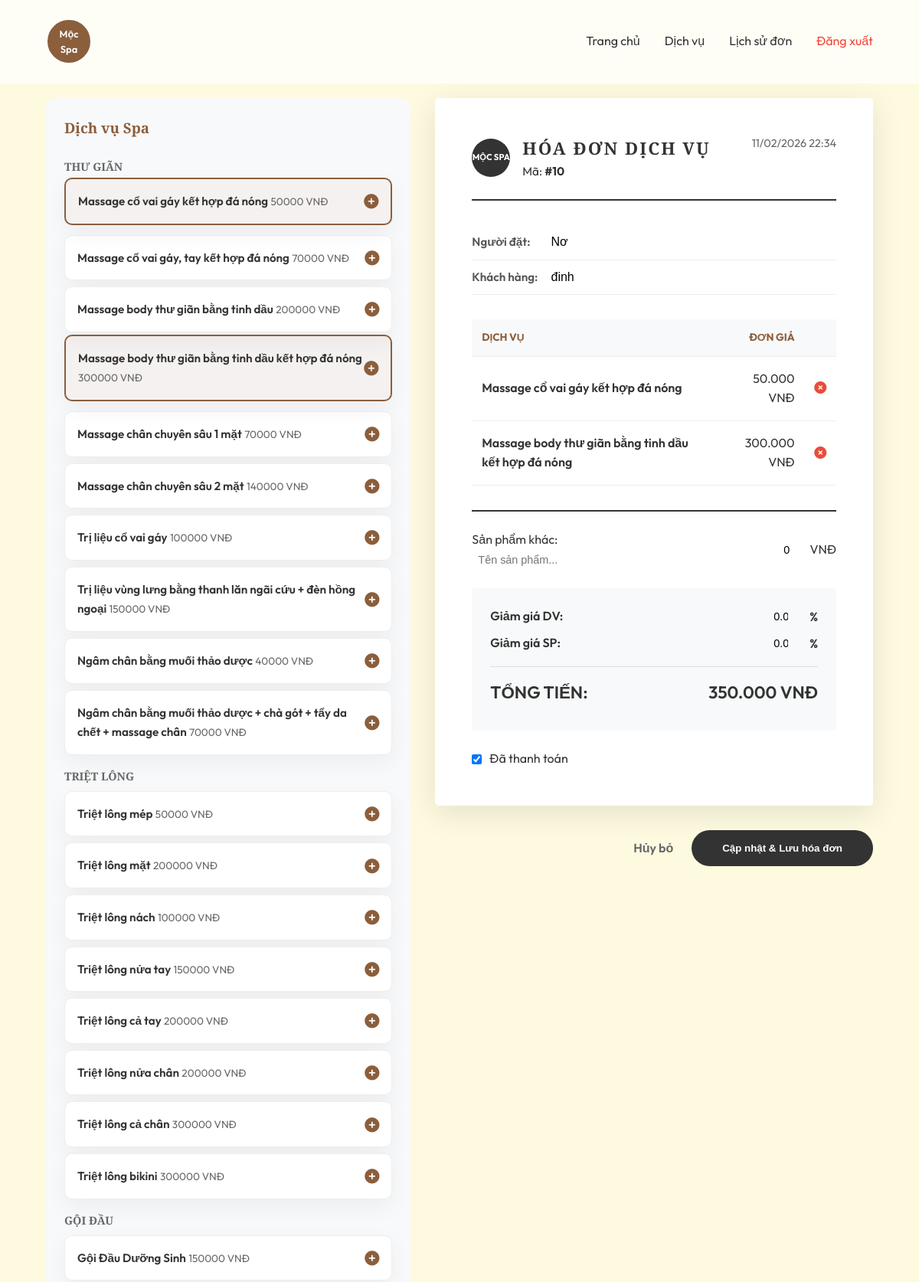
The app's page /manage/history/edit/10/ (signed in, upper part) with its own data.
### spa_app/models.py (models this page shows, shortened)
class Category(models.Model):
    name = models.CharField(max_length=100, verbose_name="Tên nhóm dịch vụ")

class Service(models.Model):
    category = models.ForeignKey(Category, related_name='services', on_delete=models.CASCADE, verbose_name="Nhóm dịch vụ")
    name = models.CharField(max_length=200, verbose_name="Tên dịch vụ")
    description = models.TextField(verbose_name="Mô tả ngắn")
    price = models.DecimalField(max_digits=10, decimal_places=0, verbose_name="Giá tiền (VNĐ)")
    image = models.ImageField(upload_to='services/', verbose_name="Hình ảnh minh họa", null=True, blank=True)
    duration = models.IntegerField(default=60, verbose_name="Thời lượng (phút)")

class Booking(models.Model):
    PAYMENT_METHODS = [
        ('none', 'Chưa thanh toán'),
        ('cash', 'Tiền mặt'),
        ('transfer', 'Chuyển khoản'),
    ]
    customer_name = models.CharField(max_length=200, verbose_name="Tên khách hàng")
    booker_name = models.CharField(max_length=200, verbose_name="Người đặt lịch")
    services = models.ManyToManyField(Service, verbose_name="Dịch vụ")
    total_price = models.DecimalField(max_digits=12, decimal_places=0, verbose_name="Tổng tiền")
    discount_percent = models.FloatField(default=0, verbose_name="Giảm giá (%)")
    payment_method = models.CharField(max_length=20, choices=PAYMENT_METHODS, default='none', verbose_name="PT Thanh toán")
    is_paid = models.BooleanField(default=False, verbose_name="Đã thanh toán")
    product_name = models.CharField(max_length=200, null=True, blank=True, verbose_name="Sản phẩm/Mỹ phẩm")
    product_price = models.DecimalField(max_digits=12, decimal_places=0, default=0, verbose_name="Giá sản phẩm")
    product_discount_percent = models.FloatField(default=0, verbose_name="Giảm giá sản phẩm (%)")
    created_at = models.DateTimeField(auto_now_add=True, verbose_name="Thời gian đặt")
    updated_at = models.DateTimeField(null=True, blank=True, verbose_name="Thời gian sửa")
    class Meta:
        verbose_name = "Đơn đặt lịch"
        verbose_name_plural = "Danh sách đơn đặt lịch"
        ordering = ['-created_at']

### spa_app/views.py (the view, shortened to what this page needs)
# urls.py: path('manage/history/edit/<int:pk>/', views.edit_booking, name='edit_booking'),
@login_required
def edit_booking(request, pk):
    booking = get_object_or_404(Booking, pk=pk)
    all_services = Service.objects.all().order_by('category__name', 'name')
    categories = Category.objects.all().prefetch_related('services')
    selected_service_ids = list(booking.services.values_list('id', flat=True))
    return render(request, 'spa_app/booking_edit_form.html', {
        'booking': booking,
        'all_services': all_services,
        'categories': categories,
        'selected_service_ids': selected_service_ids
    })

### spa_app/templates/spa_app/booking_edit_form.html (shortened to what this page needs)
{% extends 'spa_app/manage.html' %}
{% load l10n %}
{% block management_content %}
<div class="invoice-editor-wrapper">
    <div class="catalog-section">
        <h3>Dịch vụ Spa</h3>
        <div class="category-list">
            {% for category in categories %}
            <div class="category-group">
                <h4>{{ category.name }}</h4>
                <div class="service-grid">
                    {% for service in category.services.all %}
                    <div class="service-card" data-id="{{ service.id }}"
                        onclick="addService(this, '{{ service.id }}', '{{ service.name|escapejs }}', '{{ service.price|unlocalize }}')">
                        <div class="service-info">
                            <span class="service-name">{{ service.name }}</span>
                            <span class="service-price">{{ service.price|floatformat:0 }} VNĐ</span>
                        </div>
                        <i class="fas fa-plus-circle"></i>
                    </div>
                    {% endfor %}
                </div>
            </div>
            {% endfor %}
        </div>
    </div>
    <div class="invoice-section">
        <form id="editBookingForm" method="POST">
            <div class="invoice-paper" id="invoicePaper">
                <div class="invoice-header">
                    <div class="spa-brand">
                        <div class="brand-circle">Mộc Spa</div>
                        <div>
                            <h2>HÓA ĐƠN DỊCH VỤ</h2>
                            <p>Mã: <strong>#{{ booking.id }}</strong></p>
                        </div>
                    </div>
                    <div class="invoice-date">
                        {{ booking.created_at|date:"d/m/Y H:i" }}
                    </div>
                </div>
                <div class="invoice-details">
                    <div class="detail-row">
                        <label>Người đặt:</label>
                        <input type="text" name="booker_name" value="{{ booking.booker_name }}" class="editable-input"
                            required>
                    </div>
                    <div class="detail-row">
                        <label>Khách hàng:</label>
                        <input type="text" name="customer_name" value="{{ booking.customer_name }}"
                            class="editable-input" required>
                    </div>
                </div>
                <table class="invoice-table">
                    <thead>
                        <tr>
                            <th>Dịch vụ</th>
                            <th style="text-align: right;">Đơn giá</th>
                            <th></th>
                        </tr>
                    </thead>
                    <tbody id="invoiceItems">
                    </tbody>
                </table>
                <div class="invoice-footer">
                    <div class="footer-row">
                        <div class="product-info">
                            <label>Sản phẩm khác:</label>
                            <input type="text" name="product_name" id="product_name"
                                value="{{ booking.product_name|default:'' }}" placeholder="Tên sản phẩm..."
                                class="editable-input mini">
                        </div>
                        <div class="product-price">
                            <input type="number" name="product_price" id="product_price"
                                value="{{ booking.product_price|unlocalize }}" class="editable-input mini"
                                style="text-align: right; width: 120px;" oninput="recalculate()">
                            <span>VNĐ</span>
                        </div>
                    </div>
                    <div class="summary-box">
                        <div class="summary-row">
                            <span>Giảm giá DV:</span>
                            <div style="display: flex; align-items: center; gap: 5px;">
                                <input type="number" name="discount_percent" id="discount_percent"
                                    value="{{ booking.discount_percent|unlocalize }}" class="editable-input mini"
                                    style="width: 50px; text-align: right;" oninput="recalculate()">
                                <span>%</span>
                            </div>
                        </div>
                        <div class="summary-row">
                            <span>Giảm giá SP:</span>
                            <div style="display: flex; align-items: center; gap: 5px;">
                                <input type="number" name="product_discount_percent" id="product_discount_percent"
                                    value="{{ booking.product_discount_percent|unlocalize }}"
                                    class="editable-input mini" style="width: 50px; text-align: right;"
                                    oninput="recalculate()">
                                <span>%</span>
                            </div>
                        </div>
                        <div class="summary-row total">
                            <span>TỔNG TIẾN:</span>
                            <span id="displayTotal">0 VNĐ</span>
                        </div>
                    </div>
                    <div class="payment-status">
                        <div style="display: flex; align-items: center; gap: 10px;">
                            <input type="checkbox" id="is_paid" name="is_paid" {{ booking.is_paid|yesno:"checked," }}
                                onchange="recalculate()">
                            <label for="is_paid">Đã thanh toán</label>
                        </div>
                    </div>
                </div>
            </div>
            <div class="action-footer">
                <a href="{% url 'booking_history' %}" class="btn-cancel">Hủy bỏ</a>
                <button type="submit" class="btn-save-invoice">Cập nhật & Lưu hóa đơn</button>
            </div>
        </form>
    </div>
</div>
{% endblock %}

### spa_app/static/spa_app/css/styles.css (style rules this page uses)
:root { --primary-color: #8b5e3c; --accent-color: #d4a373; --bg-color: #fefae0; --text-color: #333; --glass-bg: rgba(255, 255, 255, 0.7); --glass-border: rgba(255, 255, 255, 0.3); }
* { margin: 0; padding: 0; box-sizing: border-box; }
body { font-family: 'Outfit', sans-serif; background-color: var(--bg-color); color: var(--text-color); line-height: 1.6; scroll-behavior: smooth; }
h1, h2, h3, h4 { font-family: 'Playfair Display', serif; }
.service-card { background: white; border-radius: 20px; overflow: hidden; box-shadow: 0 10px 30px rgba(0, 0, 0, 0.05); transition: transform 0.3s, box-shadow 0.3s; cursor: pointer; }
.service-card.selected { border: 2px solid var(--primary-color); background: rgba(186, 92, 66, 0.05); transform: translateY(-5px); }
.total { font-size: 1.3rem; margin-top: 1rem; color: var(--primary-color); }
.invoice-header, .invoice-details { margin-bottom: 1.5rem; font-size: 0.95rem; }
.invoice-table { width: 100%; border-collapse: collapse; margin-bottom: 2rem; }
.invoice-table th, .invoice-table td { text-align: left; padding: 0.8rem 0; border-bottom: 1px solid #eee; }

### spa_app/templates/spa_app/manage.html (style rules this page uses)
table { width: 100%; border-collapse: collapse; margin-top: 2rem; }
th, td { text-align: left; padding: 1rem; border-bottom: 1px solid #eee; }
th { color: var(--primary-color); }

### spa_app/templates/spa_app/booking_edit_form.html (style rules this page uses)
.invoice-editor-wrapper { display: grid; grid-template-columns: 1fr 1.2fr; gap: 2rem; align-items: start; }
.catalog-section { background: #f8f9fa; padding: 1.5rem; border-radius: 15px; max-height: 85vh; overflow-y: auto; }
.catalog-section h3 { margin-bottom: 1.5rem; color: var(--primary-color); }
.category-group h4 { margin: 1rem 0 0.5rem; color: #666; font-size: 0.9rem; text-transform: uppercase; }
.service-grid { display: flex; flex-direction: column; gap: 0.5rem; }
.service-card { background: white; padding: 1rem; border-radius: 10px; display: flex; justify-content: space-between; align-items: center; cursor: pointer; transition: 0.2s; border: 1px solid #eee; }
.service-name { font-weight: 600; font-size: 0.95rem; }
.service-price { color: #666; font-size: 0.85rem; }
.service-card i { color: var(--primary-color); font-size: 1.2rem; }
.invoice-paper { background: white; padding: 3rem; border-radius: 5px; box-shadow: 0 10px 40px rgba(0, 0, 0, 0.1); min-height: 600px; position: relative; }
.invoice-header { display: flex; justify-content: space-between; border-bottom: 2px solid #333; padding-bottom: 1.5rem; margin-bottom: 2rem; }
.spa-brand { display: flex; align-items: center; gap: 1rem; }
.brand-circle { background: #333; color: white; width: 50px; height: 50px; border-radius: 50%; display: flex; align-items: center; justify-content: center; font-size: 0.7rem; font-weight: 700; text-transform: uppercase; }
.spa-brand h2 { margin: 0; font-size: 1.4rem; letter-spacing: 2px; }
.invoice-date { color: #666; font-size: 0.9rem; text-align: right; }
.invoice-details { margin-bottom: 2rem; }
.detail-row { display: flex; border-bottom: 1px solid #eee; padding: 0.5rem 0; align-items: center; }
.detail-row label { width: 120px; font-weight: 600; color: #555; }
.editable-input { border: none; background: transparent; padding: 0.3rem 0.5rem; font-size: 1rem; width: 100%; border-bottom: 1px dashed transparent; }
.editable-input.mini { font-size: 0.9rem; }
.invoice-table { width: 100%; border-collapse: collapse; margin-bottom: 2rem; }
.invoice-table th { text-align: left; padding: 0.8rem; background: #f8f9fa; font-size: 0.85rem; text-transform: uppercase; }
.invoice-footer { border-top: 2px solid #333; padding-top: 1.5rem; }
.footer-row { display: flex; justify-content: space-between; margin-bottom: 1rem; align-items: center; }
.summary-box { background: #f8f9fa; padding: 1.5rem; border-radius: 5px; margin: 1.5rem 0; }
.summary-row { display: flex; justify-content: space-between; margin-bottom: 0.5rem; font-weight: 600; }
.summary-row.total { font-size: 1.4rem; color: #333; margin-top: 1rem; border-top: 1px solid #ddd; padding-top: 1rem; }
.payment-status { text-align: center; }
.action-footer { margin-top: 2rem; display: flex; justify-content: flex-end; gap: 1.5rem; }
.btn-save-invoice { background: #333; color: white; border: none; padding: 1rem 2.5rem; border-radius: 50px; font-weight: 700; cursor: pointer; transition: 0.3s; }
.btn-cancel { color: #666; text-decoration: none; align-self: center; font-weight: 600; }

### records on screen
Category: name "THƯ GIÃN"
Service: name "Massage cổ vai gáy kết hợp đá nóng", price "50000"
Service: name "Massage cổ vai gáy, tay kết hợp đá nóng", price "70000"
Service: name "Massage body thư giãn bằng tinh dầu", price "200000"
Service: name "Massage body thư giãn bằng tinh dầu kết hợp đá nóng", price "300000"
Service: name "Massage chân chuyên sâu 1 mặt", price "70000"
Service: name "Massage chân chuyên sâu 2 mặt", price "140000"
Service: name "Trị liệu cổ vai gáy", price "100000"
Service: name "Trị liệu vùng lưng bằng thanh lăn ngãi cứu + đèn hồng ngoại", price "150000"
Service: name "Ngâm chân bằng muối thảo dược", price "40000"
Service: name "Ngâm chân bằng muối thảo dược + chà gót + tẩy da chết + massage chân", price "70000"
Category: name "TRIỆT LÔNG"
Service: name "Triệt lông mép", price "50000"
Service: name "Triệt lông mặt", price "200000"
Service: name "Triệt lông nách", price "100000"
Service: name "Triệt lông nửa tay", price "150000"
Service: name "Triệt lông cả tay", price "200000"
Service: name "Triệt lông nửa chân", price "200000"
Service: name "Triệt lông cả chân", price "300000"
Service: name "Triệt lông bikini", price "300000"
Category: name "GỘI ĐẦU"
Service: name "Gội Đầu Dưỡng Sinh", price "150000"
Booking: id "10", created_at "11/02/2026 22:34", booker_name "Nơ", customer_name "đinh", product_price "0", discount_percent "0.0", product_discount_percent "0.0"
